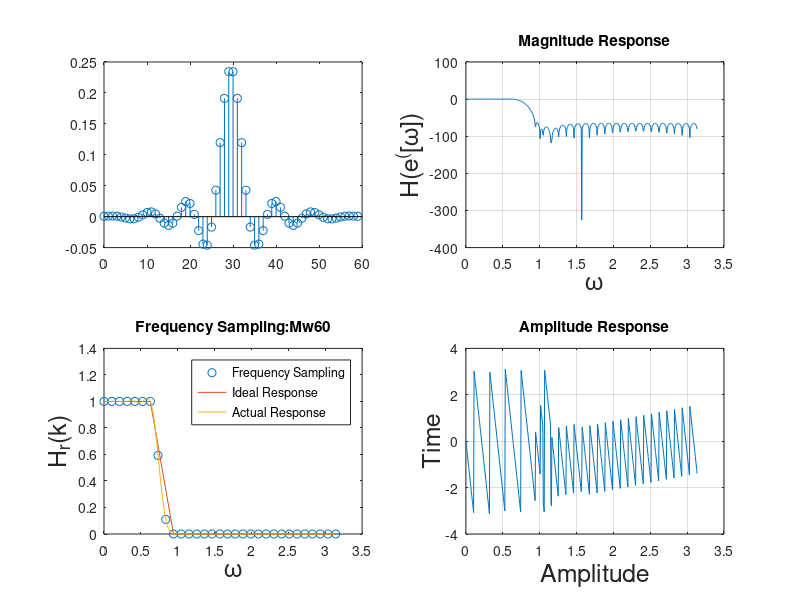

The MATLAB source for this figure:
clc;clear;close all;

%specification
wp=0.2*pi
ws=0.3*pi
Ap=-20*log10(0.25)
As=-20*log10(50)
TB=ws-wp;
delta_w=TB/2
M = 60; 
L=0:M-1
wl = (2*pi/M)*L;
alpha = (M-1)/2; l = 0:M-1; 
index=sum(((wl-wp)>0)==0)

Hrs = [ones(1,7),0.5925,0.1099,zeros(1,43),0.1099,0.5925,ones(1,6)];
Hdr = [1,1,0,0]; wdl = [0,0.2,0.3,1]*pi;
k1 = 0:floor((M-1)/2); k2 = floor((M-1)/2)+1:M-1;
angH = [-alpha*(2*pi)/M*k1, alpha*(2*pi)/M*(M-k2)];
H = Hrs.*exp(j*angH); 
h = real(ifft(H,M));
[MAG,W]=freqz(h,1);

subplot(221)
stem(0:(M-1),h)

subplot(223)
plot(wl(1:(floor(M/2)+1)),Hrs(1:(floor(M/2)+1)),'o', wdl,Hdr);
hold on 
plot(W,abs(MAG))
title(['Frequency Sampling:Mw' ,num2str(M)]);
xlabel('\omega','fontsize',18);
ylabel('H_r(k)','fontsize',18);
legend('Frequency Sampling','Ideal Response','Actual Response','Location','Northeast');

subplot(222)
plot(W,20*log10(abs(MAG)));grid on
title('Magnitude Response')
xlabel('\omega','fontsize',18);
ylabel('H(e^([\omega])','fontsize',18);

subplot(224)
plot(W,angle(MAG));grid on
title('Amplitude Response')
xlabel('Amplitude','fontsize',18);
ylabel('Time','fontsize',18);
set(gcf, 'Position', [0, 0, 1000, 1000])